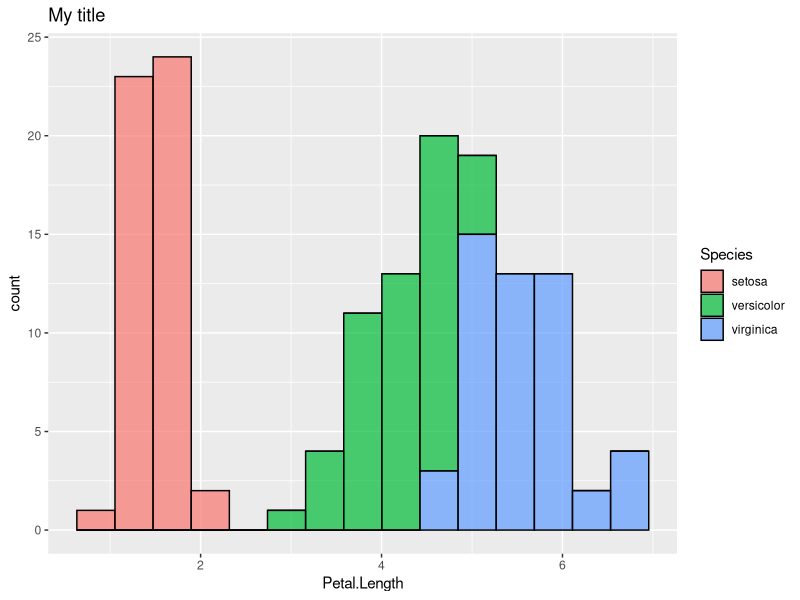
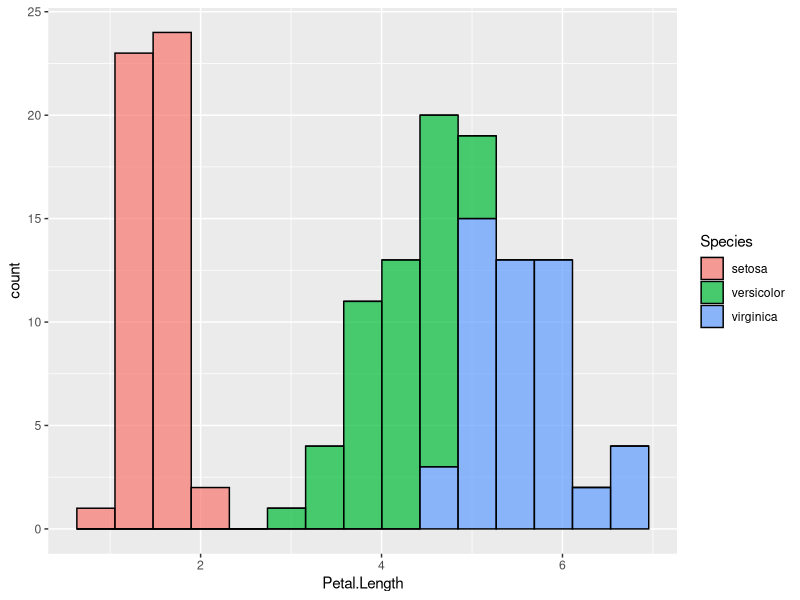
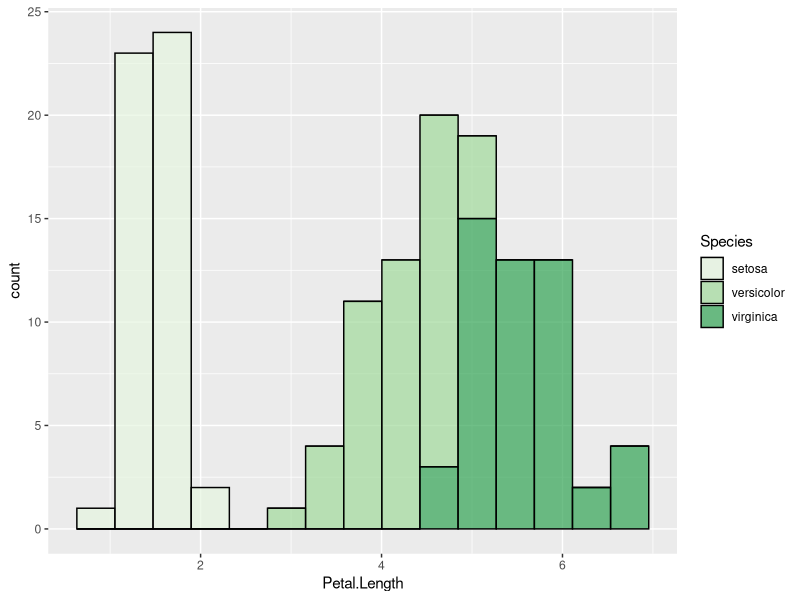
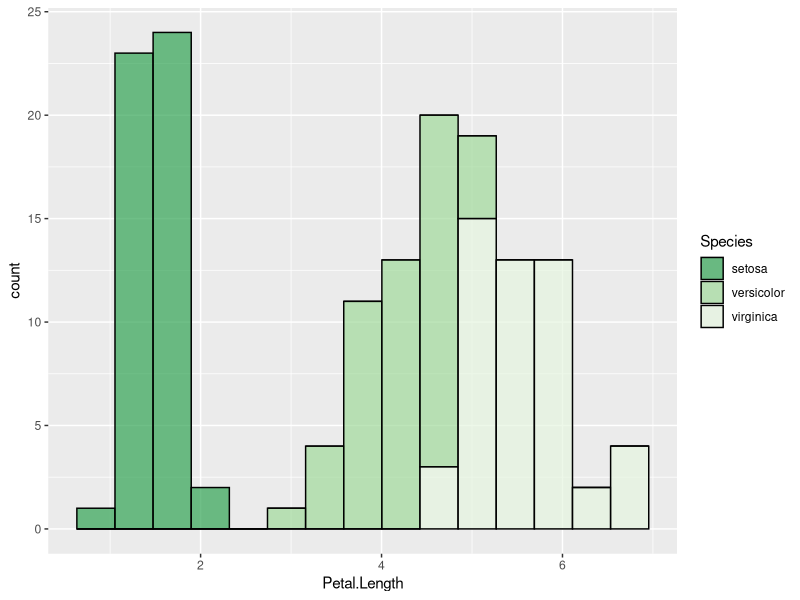
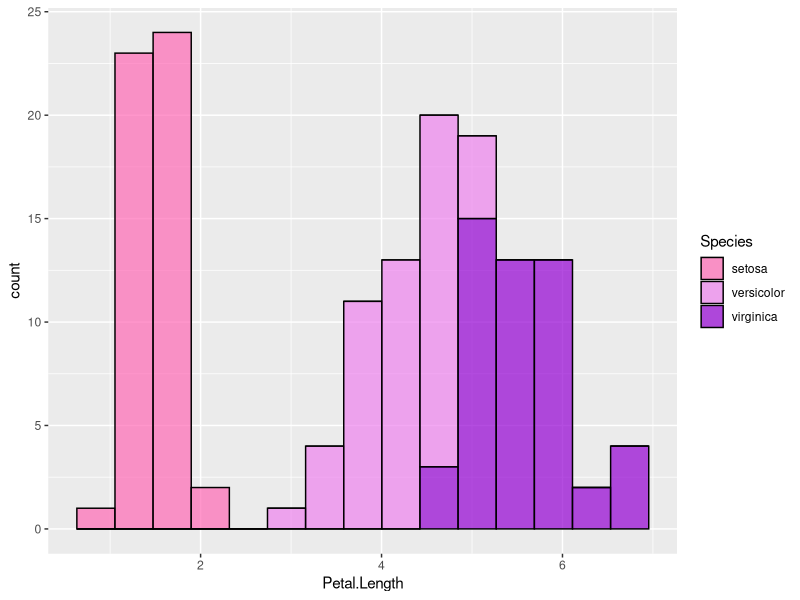
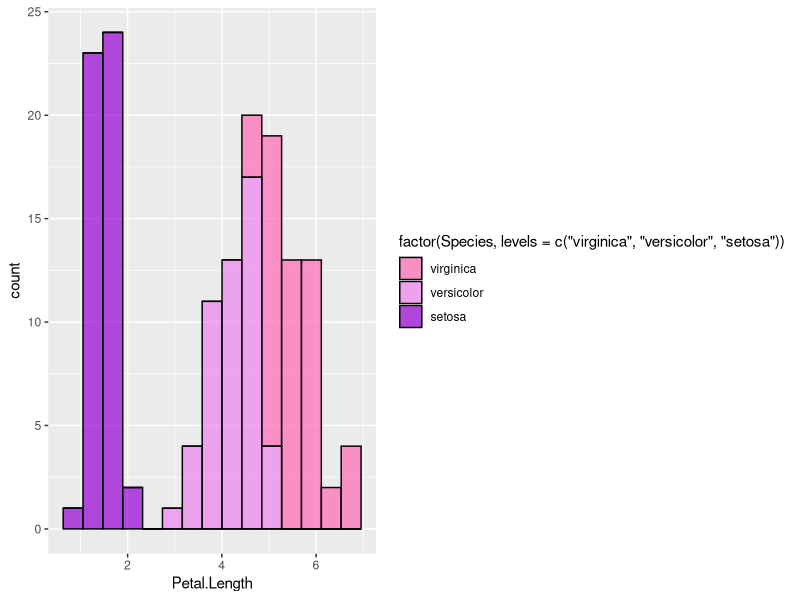
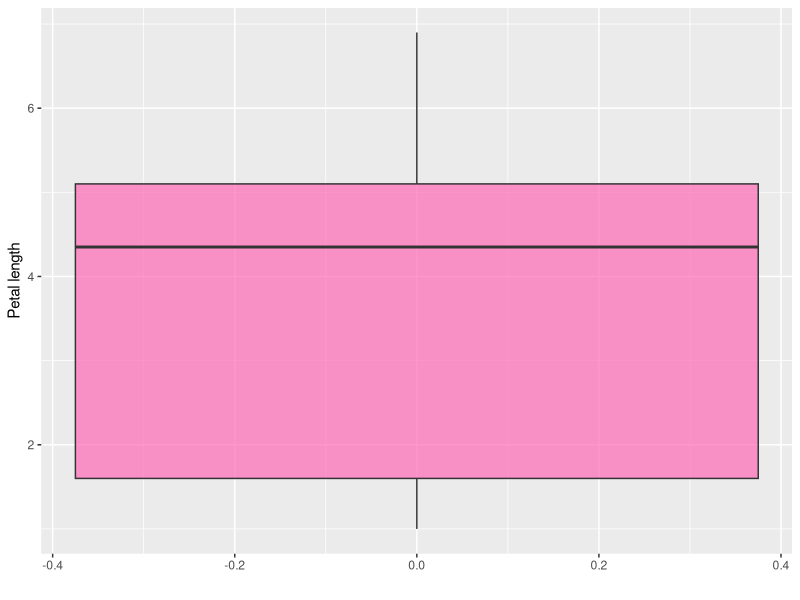
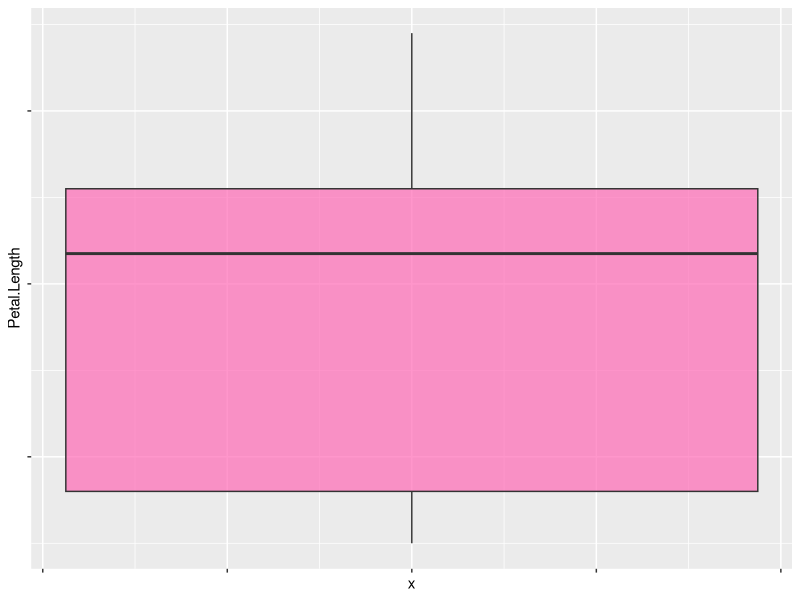

Recreate these plots in R, in order.
## ---- chunk 1
knitr::opts_chunk$set(echo = TRUE, fig.align ='center', warning = FALSE, message = FALSE,
                      fig.height = 4, fig.width = 5)
## ---- chunk 2
require(ggplot2)
require(dplyr)
data(iris)
## ---- chunk 3
ggplot(data = iris, aes(x = Petal.Length, fill = Species)) +
  geom_histogram(col = "black", alpha = 0.7, bins = 15) +
  labs(title = "My title")
## ---- chunk 4
ggplot(data = iris, aes(x = Petal.Length, fill = Species)) +
  geom_histogram(col = "black", alpha = 0.7, bins = 15) 
## ---- chunk 5
ggplot(data = iris, aes(x = Petal.Length, fill = Species)) +
  geom_histogram(col = "black", alpha = 0.7, bins = 15)  +
  scale_fill_brewer(palette = "Greens")
## ---- chunk 6
ggplot(data = iris, aes(x = Petal.Length, fill = Species)) +
  geom_histogram(col = "black", alpha = 0.7, bins = 15)  +
  scale_fill_brewer(palette = "Greens", direction = -1)
## ---- chunk 7
ggplot(data = iris, aes(x = Petal.Length, fill = Species)) +
  geom_histogram(col = "black", alpha = 0.7, bins = 15)  +
  scale_fill_manual(values = c("hotpink", "violet", "darkviolet"))
## ---- chunk 8
ggplot(data = iris, aes(x = Petal.Length, fill = factor(Species, levels = c("virginica", "versicolor", "setosa")))) +
  geom_histogram(col = "black", alpha = 0.7, bins = 15)  +
  scale_fill_manual(values = c("hotpink", "violet", "darkviolet"))
## ---- chunk 9
# Change axis title
ggplot(data = iris, aes(y = Petal.Length, x = 0)) +
  geom_boxplot(alpha = 0.7, fill = "hotpink") +
  labs(x = "", y = "Petal length")

# Hide axis text
ggplot(data = iris, aes(y = Petal.Length, x = 0)) +
  geom_boxplot(alpha = 0.7, fill = "hotpink") +
  theme(axis.text.x = element_blank(),
        axis.text.y = element_blank())

# Hide axis ticks
ggplot(data = iris, aes(y = Petal.Length, x = 0)) +
  geom_boxplot(alpha = 0.7, fill = "hotpink") +
  theme(axis.text.x = element_blank(),
        axis.text.y = element_blank(),
        axis.ticks.y = element_blank(),
        axis.ticks.x = element_blank())
## ---- chunk 10
# Change legend name
ggplot(data = iris, aes(y = log(Petal.Length), x = Species, fill = Species)) +
  geom_boxplot(alpha = 0.7)  +
  scale_fill_manual(values = c("hotpink", "violet", "darkviolet"), name = "") 

# Change legend position
ggplot(data = iris, aes(y = log(Petal.Length), x = Species, fill = Species)) +
  geom_boxplot(alpha = 0.7)  +
  scale_fill_manual(values = c("hotpink", "violet", "darkviolet")) +
  theme(legend.position = "bottom")

# Hide legend
ggplot(data = iris, aes(y = log(Petal.Length), x = Species, fill = Species)) +
  geom_boxplot(alpha = 0.7)  +
  scale_fill_manual(values = c("hotpink", "violet", "darkviolet")) +
  theme(legend.position = "")
## ---- chunk 11

# Change legend's title font and size
ggplot(data = iris, aes(x = Petal.Length, fill = Species)) +
  geom_histogram(col = "black", alpha = 0.7, bins = 15)  +
  scale_fill_manual(values = c("hotpink", "violet", "darkviolet")) +
  theme(legend.title = element_text(size = 20, face = "italic", colour = "red"))

# Change legend's categories font and size
ggplot(data = iris, aes(x = Petal.Length, fill = Species)) +
  geom_histogram(col = "black", alpha = 0.7, bins = 15)  +
  scale_fill_manual(values = c("hotpink", "violet", "darkviolet")) +
  theme(legend.text = element_text(size = 20, face = "italic", colour = "red"))

# Change title's font and size
ggplot(data = iris, aes(x = Petal.Length, fill = Species)) +
  geom_histogram(col = "black", alpha = 0.7, bins = 15)  +
  labs(title = "Histogram of petal length") + 
  scale_fill_manual(values = c("hotpink", "violet", "darkviolet")) +
  theme(plot.title = element_text(size = 10, face = "bold", colour = "red"))

## ---- chunk 12

# Change axis's title font and size
ggplot(data = iris, aes(x = Petal.Length, fill = Species)) +
  geom_histogram(col = "black", alpha = 0.7, bins = 15)  +
  labs(title = "Histogram of petal length") + 
  scale_fill_manual(values = c("hotpink", "violet", "darkviolet")) +
  theme(axis.title = element_text(size = 10, face = "bold", colour = "red")) 
# use axis.title.x and axis.title.y to change axis separately

# Change all titles at once
ggplot(data = iris, aes(x = Petal.Length, fill = Species)) +
  geom_histogram(col = "black", alpha = 0.7, bins = 15)  +
  labs(title = "Histogram of petal length") + 
  scale_fill_manual(values = c("hotpink", "violet", "darkviolet")) +
  theme(title = element_text(size = 10, face = "bold", colour = "red"))


# Rotate axis's labels, change font and size
ggplot(data = iris, aes(x = Petal.Length, fill = Species)) +
  geom_histogram(col = "black", alpha = 0.7, bins = 15)  +
  labs(title = "Histogram of petal length") + 
  scale_fill_manual(values = c("hotpink", "violet", "darkviolet")) +
  theme(axis.text = element_text(size = 10, face = "bold", colour = "red", angle = 45))
# use axis.text.x and axis.text.y to change axis separately
## ---- chunk 13
iris_aggr <- iris %>%
  group_by(Species) %>%
  summarise(prop = round(n()/nrow(iris), 3))

ggplot(iris_aggr, aes(x = Species, y = prop, fill = Species)) +
  geom_bar(stat = "identity", alpha = 0.7)
## ---- chunk 14
# Use the width = 1 to make it occupy the whole plot
bplot <- ggplot(iris_aggr, aes(x = "", y = prop, fill = Species)) +
  geom_bar(stat = "identity", width = 1)  +
  scale_fill_manual(values = c("hotpink", "violet", "darkviolet")) 

# Reshape coordinates to make it round and get rid of axis ticks and labels
bplot +  
  coord_polar("y", start=0) +
  labs(x = "", y = "") +
  theme(axis.text.x=element_blank())
